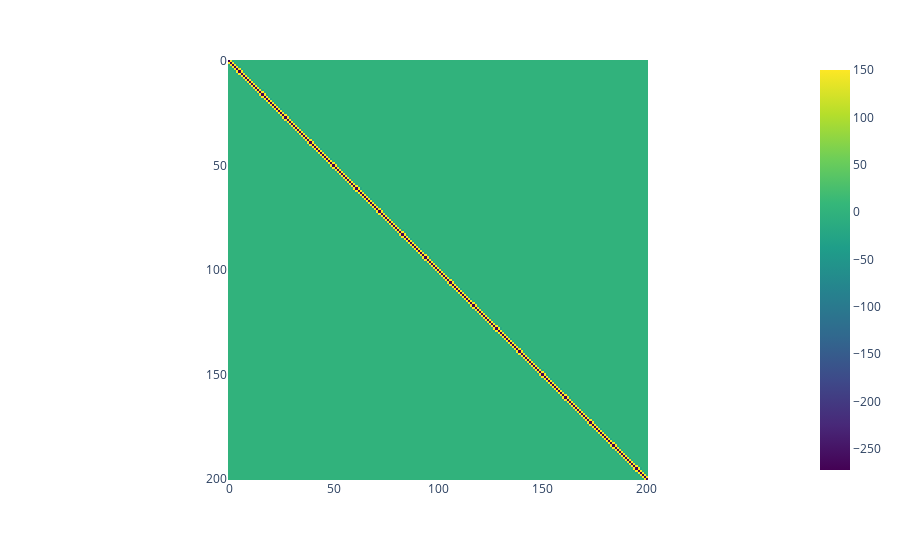

Notebook code for this chart:
### Code cell
x_max = 10.0
h = 10**-1
x = np.arange(-x_max, x_max + h, h)
print(len(x))
matrix = d2_acc6(x)

fig = px.imshow(matrix, color_continuous_scale="Viridis")
fig.show()

### Figure 1 — Plotly figure (JSON) as saved in the notebook; plotly's stock layout.template omitted (floating-point values rounded to 4 significant figures; data arrays with more than 128 entries replaced by an {"elided": "..."} marker saying what was removed)
{"data": [{"coloraxis": "coloraxis", "hovertemplate": "x: %{x}<br>y: %{y}<br>color: %{z}<extra></extra>", "name": "0", "type": "heatmap", "xaxis": "x", "yaxis": "y", "z": {"elided": "201x201 float values"}}], "layout": {"coloraxis": {"colorscale": [[0, "#440154"], [0.1111, "#482878"], [0.2222, "#3e4989"], [0.3333, "#31688e"], [0.4444, "#26828e"], [0.5556, "#1f9e89"], [0.6667, "#35b779"], [0.7778, "#6ece58"], [0.8889, "#b5de2b"], [1, "#fde725"]]}, "margin": {"t": 60}, "xaxis": {"anchor": "y", "constrain": "domain", "domain": [0, 1], "scaleanchor": "y"}, "yaxis": {"anchor": "x", "autorange": "reversed", "constrain": "domain", "domain": [0, 1]}}}
